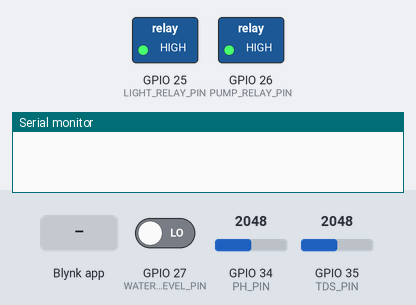
This sketch was run on a simulated ESP32. Shown: switched loads named in the sketch (green lamp = pin HIGH), the last lines printed to the serial monitor. Inputs (shaded band) come from the test bench; at power-on: GPIO 27 (WATER_LEVEL_PIN) LOW, GPIO 34 (PH_PIN) = 2048, GPIO 35 (TDS_PIN) = 2048 (analog values on the 0–4095 scale). WiFi joins after 1.5 s; servers stay silent unless stated.

Above: at 3.0 s.
3.1 s: Blynk app writes 1 to V5
At 4.3 s:
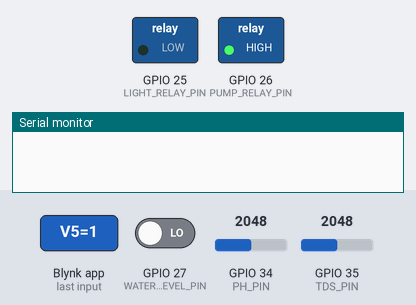
4.6 s: GPIO 27 (WATER_LEVEL_PIN) driven HIGH
9.3 s: Blynk app writes 1 to V4
At 10.2 s:
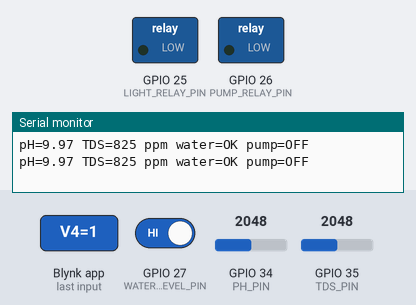
10.8 s: Blynk app writes 0 to V5
At 11.4 s:
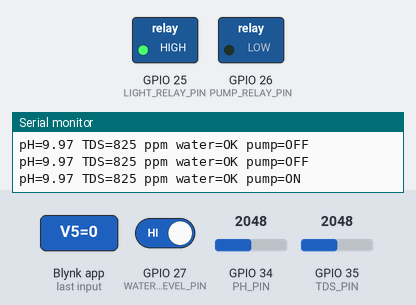
12.3 s: Blynk app writes 0 to V4
At 13.5 s:
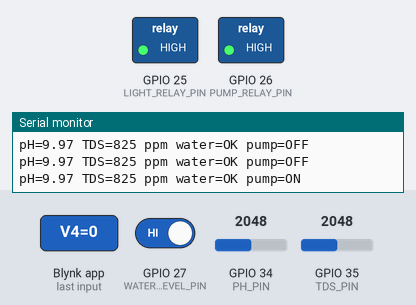
13.8 s: Blynk app writes 200 to V4
At 14.8 s:
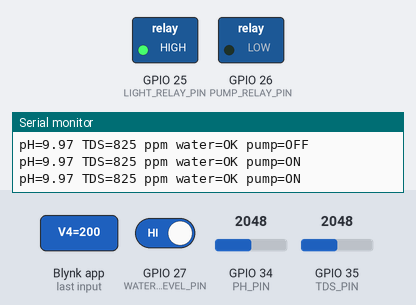
Timing chart, 0 to 16.3 s (numbered marks = the images above; inputs shaded):
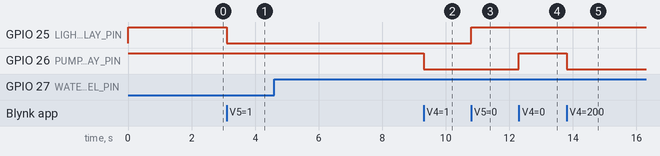

Measured:
- after the input at 3.1 s, GPIO 25 (LIGHT_RELAY_PIN): HIGH → LOW at once
- after the input at 9.3 s, GPIO 26 (PUMP_RELAY_PIN): HIGH → LOW at once
- after the input at 10.8 s, GPIO 25 (LIGHT_RELAY_PIN): LOW → HIGH at once
- after the input at 12.3 s, GPIO 26 (PUMP_RELAY_PIN): LOW → HIGH at once
- after the input at 13.8 s, GPIO 26 (PUMP_RELAY_PIN): HIGH → LOW at once

The sketch:

HYDROSENSE_ESP32.ino
```cpp
/*
  HYDROSENSE-IoT | ESP32 starter firmware
  IMPORTANT: Example pin assignments and generic sensor conversions only.
  Calibrate sensors and verify the actual board/module datasheets before use.
*/
#define BLYNK_TEMPLATE_ID "YOUR_TEMPLATE_ID"
#define BLYNK_TEMPLATE_NAME "HYDROSENSE"
#define BLYNK_AUTH_TOKEN "YOUR_AUTH_TOKEN"

#include <WiFi.h>
#include <BlynkSimpleEsp32.h>

char ssid[] = "YOUR_WIFI_NAME";
char pass[] = "YOUR_WIFI_PASSWORD";

// EXAMPLE GPIO mapping — change to match your wiring.
constexpr int PH_PIN = 34;       // analog input only
constexpr int TDS_PIN = 35;      // analog input only
constexpr int WATER_TEMP_PIN = 4; // DS18B20 data; requires OneWire library
constexpr int WATER_LEVEL_PIN = 27;
constexpr int PUMP_RELAY_PIN = 26;
constexpr int LIGHT_RELAY_PIN = 25;

// Many relay boards are active LOW. Verify before connecting a load.
constexpr int RELAY_ON = LOW;
constexpr int RELAY_OFF = HIGH;

BlynkTimer timer;
bool autoMode = false;
bool pumpOn = false;
bool lightOn = false;

float readVoltage(int pin) {
  return analogRead(pin) * (3.3f / 4095.0f);
}

// Placeholder conversions: calibrate against certified buffer/standard solutions.
// pH slope/offset and TDS polynomial vary by sensor board and installation.
float readPH() {
  float voltage = readVoltage(PH_PIN);
  return 7.0f + ((2.50f - voltage) * 3.5f); // NOT calibrated
}
float readTDS() {
  float voltage = readVoltage(TDS_PIN);
  return voltage * 500.0f; // placeholder ppm scale; NOT calibrated
}
bool waterPresent() { return digitalRead(WATER_LEVEL_PIN) == HIGH; }

void setPump(bool on) {
  // Fail-safe: never run pump when water-level input indicates low/absent water.
  pumpOn = on && waterPresent();
  digitalWrite(PUMP_RELAY_PIN, pumpOn ? RELAY_ON : RELAY_OFF);
  Blynk.virtualWrite(V4, pumpOn);
}
void setLight(bool on) {
  lightOn = on;
  digitalWrite(LIGHT_RELAY_PIN, lightOn ? RELAY_ON : RELAY_OFF);
  Blynk.virtualWrite(V5, lightOn);
}

BLYNK_WRITE(V4) { if (!autoMode) setPump(param.asInt()); }
BLYNK_WRITE(V5) { setLight(param.asInt()); }
BLYNK_WRITE(V6) {
  autoMode = param.asInt();
  if (!autoMode) setPump(false);
}

void publishReadings() {
  float ph = readPH();
  float tds = readTDS();
  bool level = waterPresent();

  Blynk.virtualWrite(V0, ph);
  Blynk.virtualWrite(V1, tds);
  Blynk.virtualWrite(V3, level ? 1 : 0);

  if (!level) setPump(false);

  // Example control policy only. Tune thresholds for the crop and system.
  if (autoMode) {
    bool withinExampleRange = (ph >= 5.5f && ph <= 6.5f && tds >= 500 && tds <= 1200);
    setPump(level && withinExampleRange);
  }

  Serial.printf("pH=%.2f TDS=%.0f ppm water=%s pump=%s\n",
                ph, tds, level ? "OK" : "LOW", pumpOn ? "ON" : "OFF");
}

void setup() {
  Serial.begin(115200);
  analogReadResolution(12);
  pinMode(WATER_LEVEL_PIN, INPUT);
  pinMode(PUMP_RELAY_PIN, OUTPUT);
  pinMode(LIGHT_RELAY_PIN, OUTPUT);
  digitalWrite(PUMP_RELAY_PIN, RELAY_OFF);
  digitalWrite(LIGHT_RELAY_PIN, RELAY_OFF);

  Blynk.begin(BLYNK_AUTH_TOKEN, ssid, pass);
  timer.setInterval(3000L, publishReadings);
}
void loop() {
  Blynk.run();
  timer.run();
}
```
